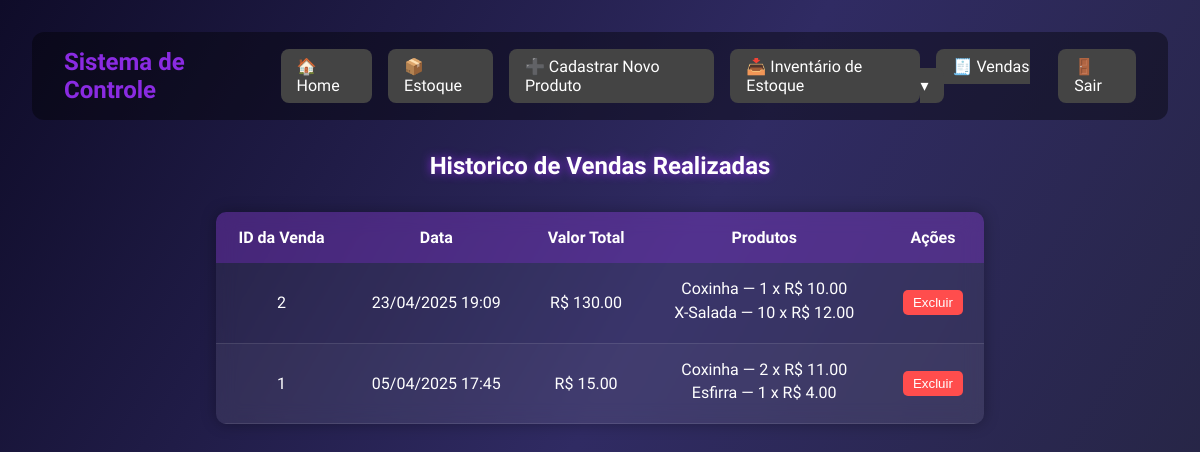
The app's page /listar-vendas (signed in), older data.
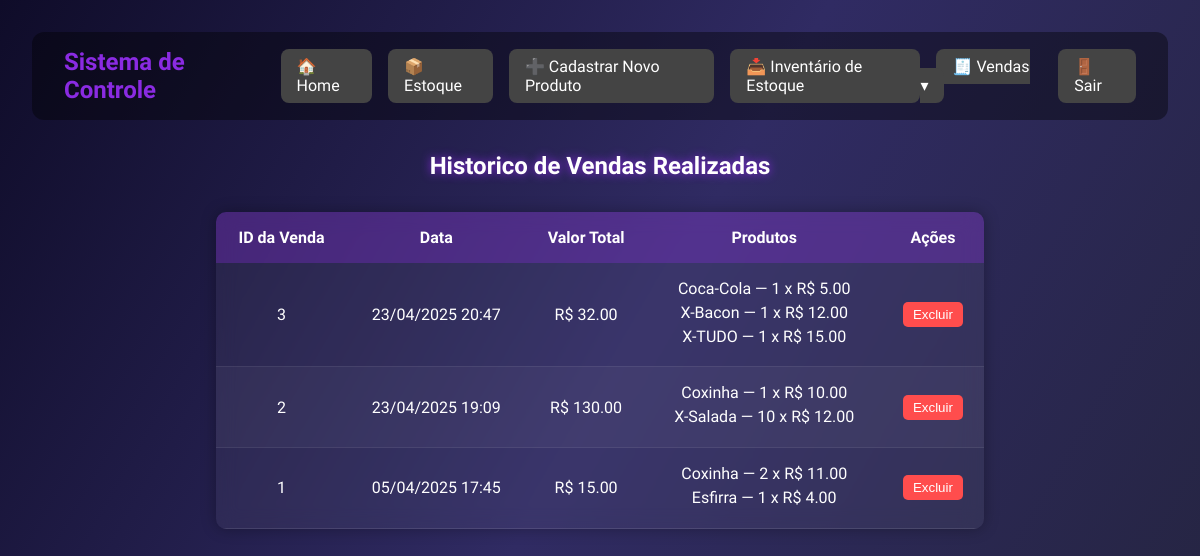
The same page, newer data.
### models.py (models this page shows, shortened)
class Venda(db.Model):
    __tablename__ = 'venda'
    id = db.Column(db.Integer, primary_key=True, autoincrement=True)
    data = db.Column(db.DateTime, default=datetime.utcnow)
    tipo_pagamento_id = db.Column(db.Integer, db.ForeignKey('tipo_pagamento.id'), nullable=False)
    valor_total = db.Column(db.Numeric(10, 2))
    itens = db.relationship('ItemVenda', backref='venda', lazy=True)

class ItemVenda(db.Model):
    __tablename__ = 'item_venda'
    id = db.Column(db.Integer, primary_key=True, autoincrement=True)
    venda_id = db.Column(db.Integer, db.ForeignKey('venda.id'), nullable=False)
    tipo_produto_id = db.Column(db.Integer, db.ForeignKey('tipo_produto.id'), nullable=False)
    quantidade = db.Column(db.Integer, nullable=False)
    valor_produtos = db.Column(db.Numeric(10, 2))
    tipo_produto = db.relationship('TipoProduto', backref='itens_venda', lazy=True)

class TipoProduto(db.Model):
    __tablename__ = 'tipo_produto'
    id = db.Column(db.Integer, primary_key=True, autoincrement=True)
    nome = db.Column(db.String(255), nullable=False, unique=True)
    categoria_id = db.Column(db.Integer, db.ForeignKey('categoria.id'), nullable=False)
    preco = db.Column(db.Numeric(10, 2), nullable=False)
    descricao = db.Column(db.Text)
    produtos = db.relationship('Produto', back_populates='tipo_produto', cascade="all, delete-orphan")

### routes.py (the view)
    @app.route('/listar-vendas')
    def listar_vendas():
        if 'usuario' not in session:
            return redirect(url_for('login_view'))
        vendas = Venda.query.order_by(Venda.data.desc()).all()  # Ordenando por data
        return render_template('listar_vendas.html', vendas=vendas)

### templates/listar_vendas.html (shortened to what this page needs)
<!DOCTYPE html>
<html lang="pt-br">
{% extends 'base.html' %}
{% block content %}
<h2>Historico de Vendas Realizadas</h2>
<table>
    <thead>
        <tr>
            <th>ID da Venda</th>
            <th>Data</th>
            <th>Valor Total</th>
            <th>Produtos</th>
            <th>Ações</th>
        </tr>
    </thead>
    <tbody>
        {% for venda in vendas %}
        <tr>
            <td>{{ venda.id }}</td>
            <td>{{ venda.data.strftime('%d/%m/%Y %H:%M') }}</td>
            <td>R$ {{ "%.2f"|format(venda.valor_total) }}</td>
            <td>
                <ul>
                    {% for item in venda.itens %}
                    <li>{{ item.tipo_produto.nome }} — {{ item.quantidade }} x R$ {{ "%.2f"|format(item.valor_produtos) }}</li>
                    {% endfor %}
                </ul>
            </td>
            <td>
                <form action="{{ url_for('excluir_venda', venda_id=venda.id) }}" method="POST" onsubmit="return confirm('Tem certeza que deseja excluir esta venda?');">
                    <button type="submit" class="excluir-btn">Excluir</button>
                </form>
            </td>
        </tr>
        {% endfor %}
    </tbody>
</table>
{% endblock %}

### templates/base.html (shortened to what this page needs)
<!DOCTYPE html>
<html lang="pt-br">
<head>
</head>
<body>
    <header>
        <h1>Sistema de Controle</h1>
        <nav>
            <a href="/home">🏠 Home</a>
            <a href="/painel">📦 Estoque</a>
            <a href="/cadastrar-produto">➕ Cadastrar Novo Produto</a>
            <a href="/inventario-estoque">📥 Inventário de Estoque</a>
            <div class="menu-vendas">
                <a href="#">🧾 Vendas ▾</a>
            </div>
            <a href="/logout">🚪 Sair</a>
        </nav>
    </header>
    <div class="container">
        {% block content %}{% endblock %}
    </div>
</body>
</html>

### templates/base.html (style rules this page uses)
* { margin: 0; padding: 0; box-sizing: border-box; }
body { font-family: 'Orbitron', sans-serif; background: linear-gradient(120deg, #0f0c29, #302b63, #24243e); color: #fff; min-height: 100vh; padding: 2rem; }
header { background-color: rgba(0, 0, 0, 0.4); padding: 1rem 2rem; border-radius: 12px; margin-bottom: 2rem; display: flex; justify-content: space-between; align-items: center; }
header h1 { font-size: 1.5rem; color: #8a2be2; }
nav { display: flex; align-items: center; }
nav a { margin-left: 1rem; text-decoration: none; color: #fff; background-color: #444; padding: 0.5rem 1rem; border-radius: 8px; transition: background 0.3s ease; position: relative; }
.menu-vendas { position: relative; }
table { border-collapse: collapse; background: rgba(255, 255, 255, 0.1); backdrop-filter: blur(10px); border-radius: 15px; overflow: hidden; box-shadow: 0 0 20px rgba(0, 0, 0, 0.4); width: 80%; margin: 0 auto; }
th, td { padding: 1rem; text-align: center; }
th { background-color: rgba(138, 43, 226, 0.4); }
tr:nth-child(even) { background-color: rgba(255, 255, 255, 0.05); }
td { border-bottom: 1px solid rgba(255, 255, 255, 0.1); }
.container { max-width: 960px; margin: 0 auto; }

### templates/listar_vendas.html (style rules this page uses)
h2 { text-align: center; margin-bottom: 2rem; text-shadow: 0 0 10px #8a2be2; }
table { border-collapse: collapse; width: 80%; margin: 0 auto; background: rgba(255, 255, 255, 0.05); backdrop-filter: blur(10px); border-radius: 10px; box-shadow: 0 0 15px rgba(0, 0, 0, 0.3); overflow: hidden; }
th, td { padding: 1rem; text-align: center; }
th { background-color: rgba(138, 43, 226, 0.3); }
tr:nth-child(even) { background-color: rgba(255, 255, 255, 0.03); }
ul { list-style-type: none; padding-left: 0; }
li { margin-bottom: 0.3rem; }
.excluir-btn { background-color: #ff4d4d; color: white; padding: 5px 10px; border: none; border-radius: 5px; cursor: pointer; }

Row changes from the older to the newer data that the page shows:
added Venda: id "3", data "23/04/2025 20:47", valor_total "32.00"
added ItemVenda: tipo_produto.nome "Coca-Cola", quantidade "1", valor_produtos "5.00", shown under "3"
added ItemVenda: tipo_produto.nome "X-Bacon", quantidade "1", valor_produtos "12.00", shown under "3"
added ItemVenda: tipo_produto.nome "X-TUDO", quantidade "1", valor_produtos "15.00", shown under "3"
